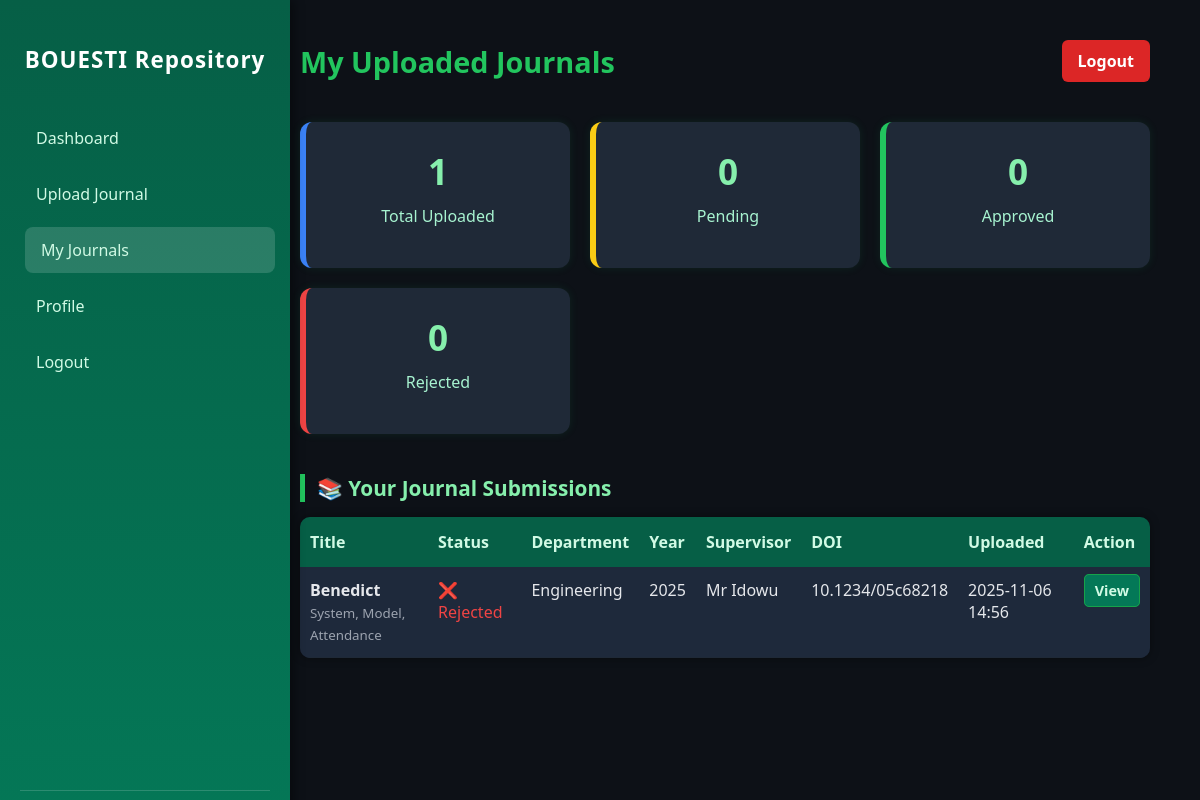
/my-journals/ (signed in), run on the app's committed database.
### journals/models.py (models this page shows, shortened)
class Journal(models.Model):
    STATUS_CHOICES = [
        ('Pending', 'Pending'),
        ('Approved', 'Approved'),
        ('Rejected', 'Rejected'),
    ]
    user = models.ForeignKey(User, on_delete=models.CASCADE)
    title = models.CharField(max_length=255)
    department = models.CharField(max_length=255)
    pdf_file = models.FileField(upload_to='journals/')
    upload_date = models.DateTimeField(auto_now_add=True)
    status = models.CharField(max_length=20, choices=STATUS_CHOICES, default='Pending')
    author = models.ForeignKey(User, on_delete=models.CASCADE, related_name='journals')  # ✅ make sure this exists
    abstract = models.TextField(blank=True, null=True)
    keywords = models.CharField(max_length=255, blank=True, null=True)
    doi = models.CharField(max_length=100, unique=True, blank=True, null=True)
    supervisor = models.CharField(max_length=100, blank=True, null=True)
    year = models.PositiveIntegerField(blank=True, null=True)

### journals/views.py (the view)
# urls.py: path('my-journals/', views.my_journals, name='my_journals'),
@login_required
def my_journals(request):
    user = request.user
    user_journals = Journal.objects.filter(user=user).order_by('-upload_date')
    uploaded_count = user_journals.count()
    pending_count = user_journals.filter(status='Pending').count()
    approved_count = user_journals.filter(status='Approved').count()
    rejected_count = user_journals.filter(status='Rejected').count()
    context = {
        'user_journals': user_journals,
        'uploaded_count': uploaded_count,
        'pending_count': pending_count,
        'approved_count': approved_count,
        'rejected_count': rejected_count,
    }
    return render(request, 'journals/my_journals.html', context)

### journals/templates/journals/my_journals.html (shortened to what this page needs)
<!DOCTYPE html>
<html lang="en">
<head>
</head>
<body>
  <aside class="sidebar">
    <div>
      <h2>BOUESTI Repository</h2>
      <nav>
        <a href="{% url 'user_dashboard' %}">Dashboard</a>
        <a href="{% url 'upload_journal' %}">Upload Journal</a>
        <a href="{% url 'my_journals' %}" class="active">My Journals</a>
        <a href="{% url 'profile' %}">Profile</a>
        <a href="{% url 'logout_view' %}">Logout</a>
      </nav>
    </div>
    <footer>
    </footer>
  </aside>
  <main class="main-content">
    <div class="header">
      <h1>My Uploaded Journals</h1>
      <a href="{% url 'logout_view' %}" class="logout-btn">Logout</a>
    </div>
    <div class="dashboard-cards">
      <div class="card uploaded">
        <h2>{{ uploaded_count }}</h2>
        <p>Total Uploaded</p>
      </div>
      <div class="card pending">
        <h2>{{ pending_count }}</h2>
        <p>Pending</p>
      </div>
      <div class="card approved">
        <h2>{{ approved_count }}</h2>
        <p>Approved</p>
      </div>
      <div class="card rejected">
        <h2>{{ rejected_count }}</h2>
        <p>Rejected</p>
      </div>
    </div>
    <section>
      <h3>📚 Your Journal Submissions</h3>
      {% if user_journals %}
      <table>
        <tr>
          <th>Title</th>
          <th>Status</th>
          <th>Department</th>
          <th>Year</th>
          <th>Supervisor</th>
          <th>DOI</th>
          <th>Uploaded</th>
          <th>Action</th>
        </tr>
        {% for journal in user_journals %}
        <tr>
          <td>
            <strong>{{ journal.title }}</strong><br>
            <small style="color:#9ca3af;">{{ journal.keywords }}</small>
          </td>
          <td>
            {% if journal.status == 'Pending' %}
              <span style="color:#facc15;">🕓 Pending</span>
            {% elif journal.status == 'Approved' %}
              <span style="color:#22c55e;">✅ Approved</span>
            {% else %}
              <span style="color:#ef4444;">❌ Rejected</span>
            {% endif %}
          </td>
          <td>{{ journal.department }}</td>
          <td>{{ journal.year|default:"—" }}</td>
          <td>{{ journal.supervisor|default:"—" }}</td>
          <td>{{ journal.doi }}</td>
          <td>{{ journal.upload_date|date:"Y-m-d H:i" }}</td>
          <td><a href="{{ journal.pdf_file.url }}" target="_blank" class="btn-view">View</a></td>
        </tr>
        {% endfor %}
      </table>
      {% else %}
      <p>No journals uploaded yet.</p>
      {% endif %}
    </section>
  </main>
</body>
</html>

### journals/templates/journals/my_journals.html (style rules this page uses)
body { font-family: 'Poppins', 'Segoe UI', sans-serif; margin: 0; padding: 0; display: flex; min-height: 100vh; background-color: #0d1117; color: #e5e7eb; }
.sidebar { width: 250px; background: linear-gradient(180deg, #065f46, #047857); color: white; display: flex; flex-direction: column; justify-content: space-between; padding: 25px 20px; box-shadow: 4px 0 10px rgba(0, 0, 0, 0.4); position: fixed; height: 100vh; top: 0; left: 0; }
.sidebar h2 { text-align: center; margin-bottom: 40px; font-size: 1.4rem; font-weight: 700; letter-spacing: 1px; }
.sidebar nav a { display: block; text-decoration: none; color: #d1fae5; padding: 12px 16px; border-radius: 8px; font-weight: 500; margin-bottom: 10px; transition: background 0.3s ease, transform 0.2s ease; }
.sidebar nav a:hover, .sidebar nav a.active { background: rgba(255, 255, 255, 0.15); transform: translateX(5px); }
.sidebar footer { text-align: center; font-size: 0.85rem; opacity: 0.8; border-top: 1px solid rgba(255, 255, 255, 0.2); padding-top: 15px; }
.main-content { margin-left: 250px; flex: 1; padding: 40px 50px; }
.header { display: flex; justify-content: space-between; align-items: center; margin-bottom: 40px; }
.header h1 { color: #22c55e; font-size: 1.8rem; margin: 0; }
.logout-btn { background: #dc2626; color: white; padding: 10px 16px; border-radius: 6px; border: none; text-decoration: none; font-weight: 600; transition: 0.3s ease; }
.dashboard-cards { display: grid; grid-template-columns: repeat(auto-fit, minmax(220px, 1fr)); gap: 20px; margin-bottom: 40px; }
.card { background: #1f2937; border-radius: 12px; box-shadow: 0 0 10px rgba(34, 197, 94, 0.1); padding: 25px 20px; text-align: center; transition: transform 0.2s ease, box-shadow 0.3s ease; }
.card h2 { margin: 0; font-size: 2.2rem; font-weight: 700; color: #86efac; }
.card p { margin-top: 10px; font-weight: 500; color: #a7f3d0; }
.card.pending { border-left: 6px solid #facc15; }
.card.approved { border-left: 6px solid #22c55e; }
.card.rejected { border-left: 6px solid #ef4444; }
.card.uploaded { border-left: 6px solid #3b82f6; }
h3 { font-size: 1.3rem; margin-bottom: 15px; color: #86efac; border-left: 5px solid #22c55e; padding-left: 12px; }
table { width: 100%; border-collapse: collapse; border-radius: 10px; overflow: hidden; background-color: #111827; box-shadow: 0 0 10px rgba(0,0,0,0.4); }
th { background-color: #065f46; color: #d1fae5; padding: 14px 10px; text-align: left; }
td { padding: 12px 10px; border-bottom: 1px solid #1f2937; color: #e5e7eb; vertical-align: top; }
tr:nth-child(even) { background-color: #1e293b; }
.btn-view { background: #047857; color: #d1fae5; padding: 6px 10px; border-radius: 5px; text-decoration: none; font-weight: 600; font-size: 0.9rem; border: 1px solid #16a34a; transition: 0.3s; }

### data on the page
Journal: title "Benedict", keywords "System, Model, Attendance", status "❌ Rejected", department "Engineering", year "2025", supervisor "Mr Idowu", doi "10.1234/05c68218", upload_date "2025-11-06 14:56"

### other printed values
{{ uploaded_count }} "1"
{{ pending_count }} "0"
{{ approved_count }} "0"
{{ rejected_count }} "0"
